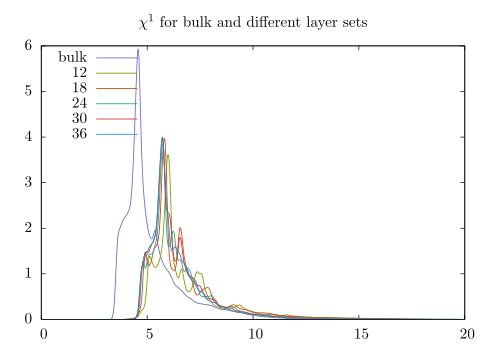

Here is the gnuplot script that generated this plot:
#!/usr/local/Cellar/gnuplot/4.6.3/bin/gnuplot -persist
#
#    
#    	G N U P L O T
#    	Version 4.6 patchlevel 3    last modified 2013-04-12 
#    	Build System: Darwin x86_64
#    
#    	Copyright (C) 1986-1993, 1998, 2004, 2007-2013
#    	Thomas Williams, Colin Kelley and many others
#    
#    	gnuplot home:     http://www.gnuplot.info
#    	faq, bugs, etc:   type "help FAQ"
#    	immediate help:   type "help"  (plot window: hit 'h')
set terminal epslatex   standalone leveldefault color blacktext \
   dashed dashlength 1.0 linewidth 1.0 butt noclip \
   nobackground \
   palfuncparam 2000,0.003 \
   noheader "" 11  fontscale 1.0 
#set terminal pdfcairo
set output 'chi1.tex'
unset clip points
set clip one
unset clip two
set bar 1.000000 front
set border 31 front linetype -1 linewidth 1.000
set timefmt z "%d/%m/%y,%H:%M"
set zdata 
set timefmt y "%d/%m/%y,%H:%M"
set ydata 
set timefmt x "%d/%m/%y,%H:%M"
set xdata 
set timefmt cb "%d/%m/%y,%H:%M"
set timefmt y2 "%d/%m/%y,%H:%M"
set y2data 
set timefmt x2 "%d/%m/%y,%H:%M"
set x2data 
set boxwidth
set style fill  empty border
set style rectangle back fc lt -3 fillstyle   solid 1.00 border lt -1
set style circle radius graph 0.02, first 0, 0 
set style ellipse size graph 0.05, 0.03, first 0 angle 0 units xy
set dummy x,y
set format x "% g"
set format y "% g"
set format x2 "% g"
set format y2 "% g"
set format z "% g"
set format cb "% g"
set format r "% g"
set angles radians
unset grid
set raxis
set key title ""
set key inside left top vertical Right noreverse enhanced autotitles nobox
set key noinvert samplen 4 spacing 1 width 0 height 0 
set key maxcolumns 0 maxrows 0
set key noopaque
unset label
unset arrow
set style increment default
unset style line
set style line 1  linetype 1 linecolor rgb "#6c71c4"  linewidth 2.500
set style line 2  linetype 1 linecolor rgb "#859900"  linewidth 2.500
set style line 3  linetype 1 linecolor rgb "#cb4b16"  linewidth 2.500
set style line 4  linetype 1 linecolor rgb "#2aa198"  linewidth 2.500
set style line 5  linetype 1 linecolor rgb "#dc322f"  linewidth 2.500
set style line 6  linetype 1 linecolor rgb "#268bd2"  linewidth 2.500
set style line 7  linetype 1 linecolor rgb "#d33682"  linewidth 2.500
set style line 8  linetype 1 linecolor rgb "#b58900"  linewidth 2.500
unset style arrow
set style histogram clustered gap 2 title  offset character 0, 0, 0
unset logscale
set offsets 0, 0, 0, 0
set pointsize 1
set pointintervalbox 1
set encoding default
unset polar
unset parametric
unset decimalsign
set view 60, 30, 1, 1
set samples 100, 100
set isosamples 10, 10
set surface
unset contour
set clabel '%8.3g'
set mapping cartesian
set datafile separator whitespace
unset hidden3d
set cntrparam order 4
set cntrparam linear
set cntrparam levels auto 5
set cntrparam points 5
set size ratio 0 1,1
set origin 0,0
set style data points
set style function lines
set xzeroaxis linetype -2 linewidth 1.000
set yzeroaxis linetype -2 linewidth 1.000
set zzeroaxis linetype -2 linewidth 1.000
set x2zeroaxis linetype -2 linewidth 1.000
set y2zeroaxis linetype -2 linewidth 1.000
set ticslevel 0.5
set mxtics default
set mytics default
set mztics default
set mx2tics default
set my2tics default
set mcbtics default
set xtics border in scale 1,0.5 mirror norotate  offset character 0, 0, 0 autojustify
set xtics autofreq  norangelimit
set ytics border in scale 1,0.5 mirror norotate  offset character 0, 0, 0 autojustify
set ytics autofreq  norangelimit
set ztics border in scale 1,0.5 nomirror norotate  offset character 0, 0, 0 autojustify
set ztics autofreq  norangelimit
set nox2tics
set noy2tics
set cbtics border in scale 1,0.5 mirror norotate  offset character 0, 0, 0 autojustify
set cbtics autofreq  norangelimit
set rtics axis in scale 1,0.5 nomirror norotate  offset character 0, 0, 0 autojustify
set rtics autofreq  norangelimit
set title "$\\chi^{1}$ for bulk and different layer sets" 
set title  offset character 0, 0, 0 font "" norotate
set timestamp bottom 
set timestamp "" 
set timestamp  offset character 0, 0, 0 font "" norotate
set rrange [ * : * ] noreverse nowriteback
set trange [ * : * ] noreverse nowriteback
set urange [ * : * ] noreverse nowriteback
set vrange [ * : * ] noreverse nowriteback
set xlabel "" 
set xlabel  offset character 0, 0, 0 font "" textcolor lt -1 norotate
set x2label "" 
set x2label  offset character 0, 0, 0 font "" textcolor lt -1 norotate
set xrange [ * : * ] noreverse nowriteback
set x2range [ * : * ] noreverse nowriteback
set ylabel "" 
set ylabel  offset character 0, 0, 0 font "" textcolor lt -1 rotate by -270
set y2label "" 
set y2label  offset character 0, 0, 0 font "" textcolor lt -1 rotate by -270
set yrange [ * : * ] noreverse nowriteback
set y2range [ * : * ] noreverse nowriteback
set zlabel "" 
set zlabel  offset character 0, 0, 0 font "" textcolor lt -1 norotate
set zrange [ * : * ] noreverse nowriteback
set cblabel "" 
set cblabel  offset character 0, 0, 0 font "" textcolor lt -1 rotate by -270
set cbrange [ * : * ] noreverse nowriteback
set zero 1e-08
set lmargin  -1
set bmargin  -1
set rmargin  -1
set tmargin  -1
set locale "C"
set pm3d explicit at s
set pm3d scansautomatic
set pm3d interpolate 1,1 flush begin noftriangles nohidden3d corners2color mean
set palette positive nops_allcF maxcolors 0 gamma 1.5 color model RGB 
set palette rgbformulae 7, 5, 15
set colorbox default
set colorbox vertical origin screen 0.9, 0.2, 0 size screen 0.05, 0.6, 0 front bdefault
set style boxplot candles range  1.50 outliers pt 7 separation 1 labels auto unsorted
set loadpath 
set fontpath 
set psdir
set fit noerrorvariables
GNUTERM = "wxt"
p "/Users/sma/dev/nrc/responses/bulk_chi1/chi1.sm_xx_yy_zz_3107_25-nospin_scissor_0.83808_Nc_29" u 1:7 title "bulk" w l ls 1,\
"/Users/sma/dev/nrc/responses/12layers/chi1.sm_xx_yy_zz_950_15-nospin_scissor_1.8679_Nc_50" u 1:7 title "12" w l ls 2,\
"/Users/sma/dev/nrc/responses/18layers/chi1.sm_xx_yy_zz_950_15-nospin_scissor_1.91908_Nc_50" u 1:7 title "18" w l ls 3,\
"/Users/sma/dev/nrc/responses/24layers/chi1.sm_xx_yy_zz_950_15-nospin_scissor_1.94138_Nc_50" u 1:7 title "24" w l ls 4,\
"/Users/sma/dev/nrc/responses/30layers/chi1.sm_xx_yy_zz_950_15-nospin_scissor_1.95309_Nc_50" u 1:7 title "30" w l ls 5,\
"/Users/sma/dev/nrc/responses/36layers/chi1.sm_xx_yy_zz_950_15-nospin_scissor_1.96003_Nc_50" u 1:7 title "36" w l ls 6,\
#    EOF
